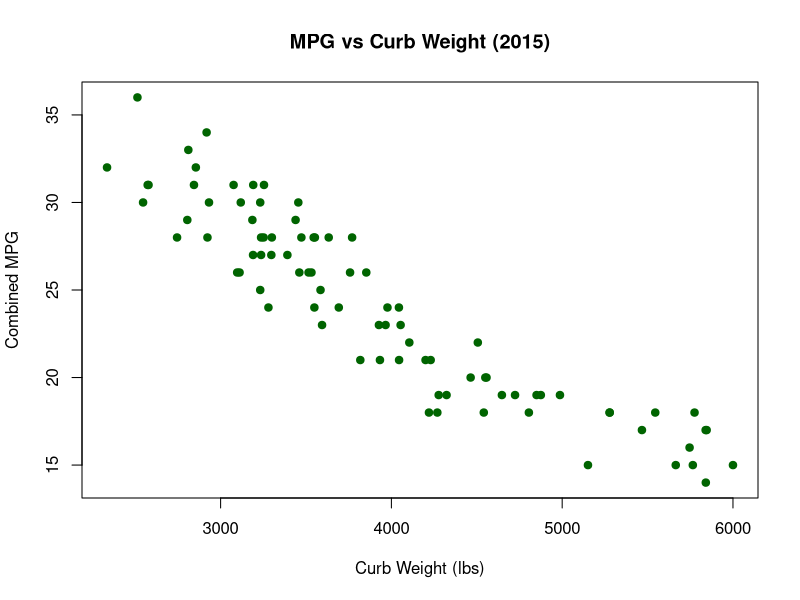
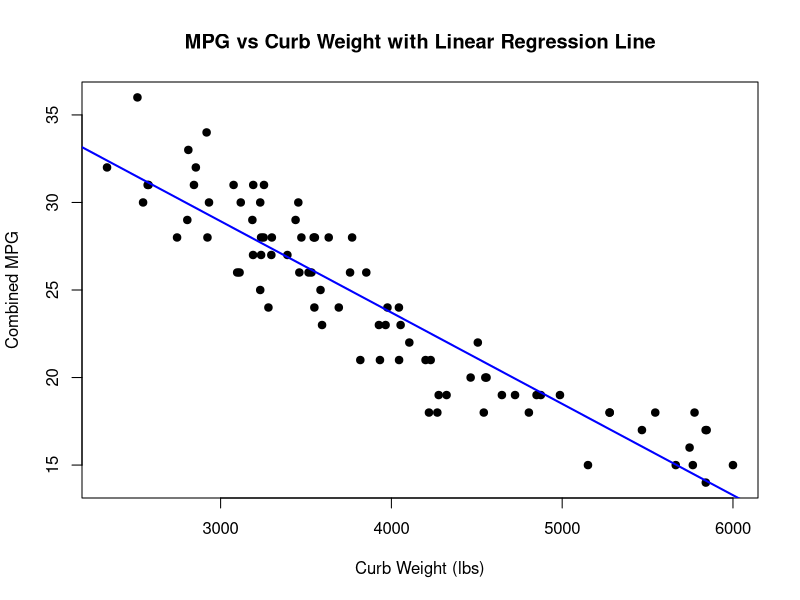

R code for these plots, in order:
## ---- chunk 1
mpgdata <- read.csv("Activity7CarData2015.csv")
## ---- chunk 2

# code for part (a)

# saving the plot
png("C:/GitHub/StatisticsInR/wk_15/plots/mpg_vs_weight.png", width = 800, height = 600)

# combined mpg vs weight
plot(mpgdata$CURB.WEIGHT.2015, mpgdata$COMBINED.MPG.2015,
     main = "MPG vs Curb Weight (2015)",
     xlab = "Curb Weight (lbs)",
     ylab = "Combined MPG",
     pch = 19, col = "darkgreen")

# saving the plot
dev.off()


## ---- chunk 3

# fitting the linear regression model
model <- lm(COMBINED.MPG.2015 ~ CURB.WEIGHT.2015, data = mpgdata)

# saving the plot
png("C:/GitHub/StatisticsInR/wk_15/plots/mpg_vs_weight_regression.png", width = 800, height = 600)

# producing a new scatter plot
plot(mpgdata$CURB.WEIGHT.2015, mpgdata$COMBINED.MPG.2015,
    main = "MPG vs Curb Weight with Linear Regression Line",
    xlab = "Curb Weight (lbs)",
    ylab = "Combined MPG",
    pch=19
)

# adding the regression line
abline(model, col='blue', lwd=2)

# closing the device
dev.off()

# obtaining summary of the model
summary(model)


## ---- chunk 4

# fetching the data
honda_crv = mpgdata[mpgdata$MAKE == 'Honda'  & mpgdata$MODEL == "CR-V",]

# retrieving the actual and predicted MPG
actual_mpg <- honda_crv$COMBINED.MPG.2015
predicted_mpg <- predict(model, newdata = honda_crv)

# calculating the residual
residual_value <- actual_mpg - predicted_mpg
print(residual_value)


## ---- chunk 5
# code for part (g)

# finding the confidence interval
confint(model)


